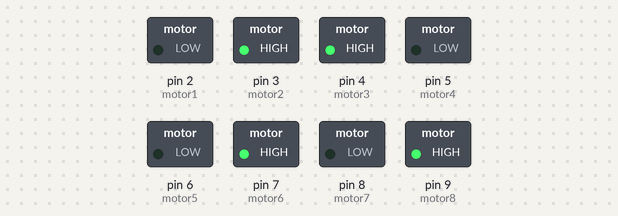
The sketch below on a simulated Arduino Uno, built with avr-gcc and run on an emulated ATmega328P. Parts: switched loads named in the sketch (green lamp = pin HIGH).

Above: at 0.1 s.
Timing chart, 0 to 1.6 s (numbered marks = the images above):
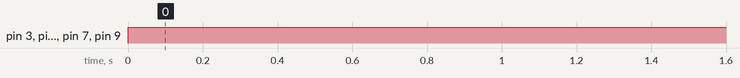

The sketch:

prueba_motores.ino
```cpp
// prueba de motores 4 motores con puente h
int motor1 = 2 ;
int motor2 = 3 ;
int motor3 = 4 ;
int motor4 = 5 ;
int motor5 = 6 ;
int motor6 = 7 ;
int motor7 = 8 ;
int motor8 = 9 ;
void setup() {
  // put your setup code here, to run once:
  pinMode(motor1,OUTPUT);
  pinMode(motor2,OUTPUT);
  pinMode(motor3,OUTPUT);
  pinMode(motor4,OUTPUT);
  pinMode(motor5,OUTPUT);
  pinMode(motor6,OUTPUT);
  pinMode(motor7,OUTPUT);
  pinMode(motor8,OUTPUT);
}

void loop() {
  // put your main code here, to run repeatedly:
  digitalWrite(motor1,LOW);
  digitalWrite(motor2,HIGH);

  digitalWrite(motor3,HIGH);
  digitalWrite(motor4,LOW);

  digitalWrite(motor5,LOW);
  digitalWrite(motor6,HIGH);

  digitalWrite(motor7,LOW);
  digitalWrite(motor8,HIGH);

}
```

Measured:
- by itself, pin 3 (motor2), pin 4 (motor3), pin 7 (motor6), pin 9 (motor8): LOW → HIGH at 0.00 s
